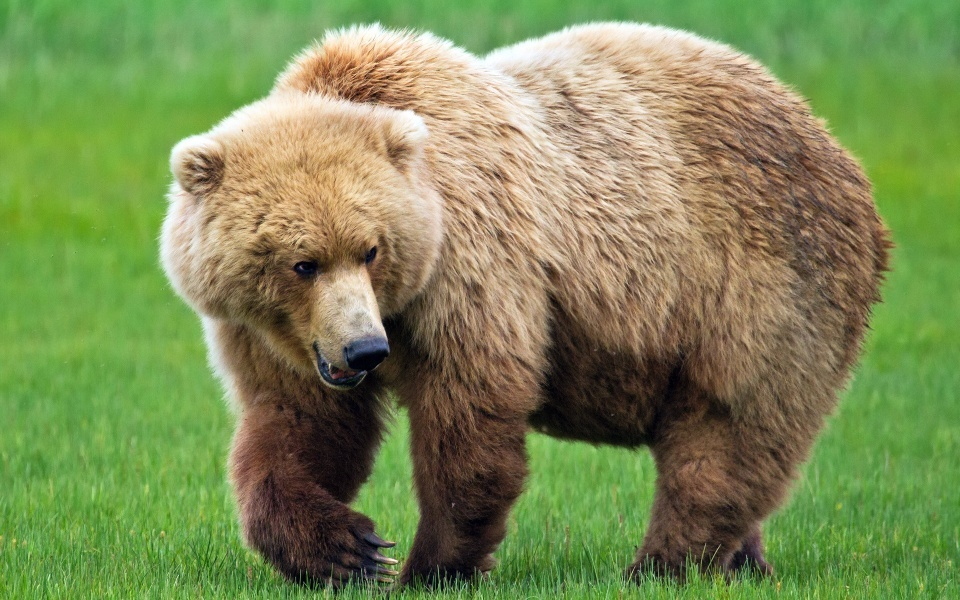
#> input picture Code/day1/bear.jpg, 960 x 600 px, given in place of the camera
$ python main.py
#> lines starting #> are read from the running program, lines starting #| are printed output that depends on the picture; after the words box and inside, x2 and y2 are one past the last pixel; in counts of white or black regions, pixels touching at a corner belong together
### Code/day2/util.py
import numpy as np
import cv2


def get_limits(color):
    c=np.uint8([[color]])
    hsvC=cv2.cvtColor(c,cv2.COLOR_BGR2HSV)

    lowerLimit=hsvC[0][0][0]-10,100,100
    upperLimit=hsvC[0][0][0]+10,255,255

    lowerLimit=np.array(lowerLimit,dtype=np.uint8)
    upperLimit=np.array(upperLimit,dtype=np.uint8)

    return lowerLimit,upperLimit

### Code/day2/main.py

import cv2
import numpy as np

from util import get_limits
from PIL import  Image
yellow=[0,255,255]#BGR

cap=cv2.VideoCapture(0)

while True:
    ret,frame=cap.read()
#> frame is the input picture: shape (600, 960, 3); mean B, G, R 85, 137.8, 123.6

    hsvImage=cv2.cvtColor(frame,cv2.COLOR_BGR2HSV)
#> hsvImage: shape (600, 960, 3); mean H, S, V 35, 113.6, 149.7

    lowerLimit,upperLimit=get_limits(color=yellow)

    mask=cv2.inRange(hsvImage,lowerLimit,upperLimit)
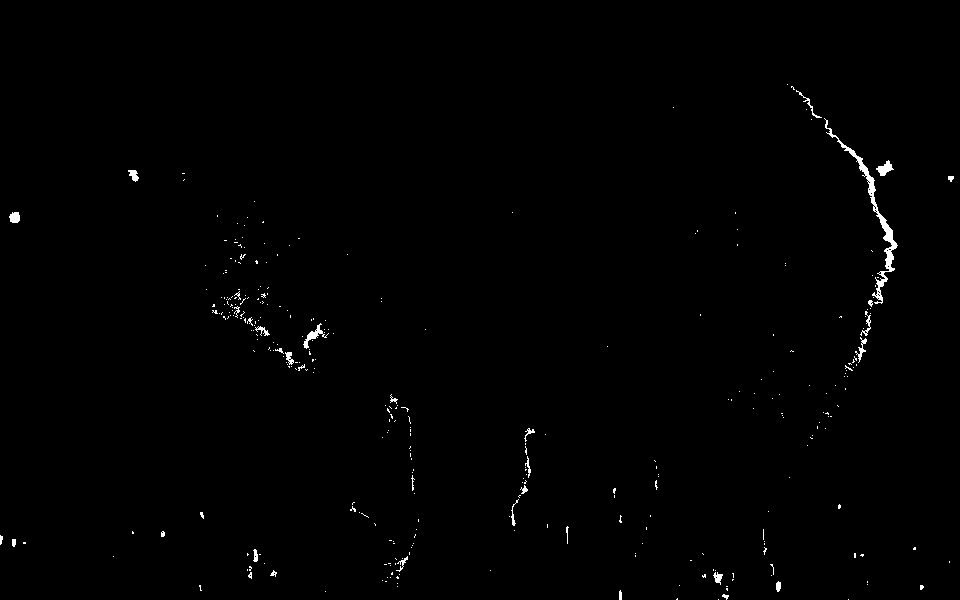
#> mask: shape (600, 960); 0.61% white; 333 white regions (301 under 20 px), largest, box (x1, y1, x2, y2) and area: (824, 118, 898, 304) 1036, (303, 323, 329, 349) 167, (876, 160, 894, 176) 141
    if np.any(mask!=0):
        print(mask)
#> (printed output is left out)
    # [7 lines of commented-out code are left out]

    mask = cv2.erode(mask, None, iterations=2)
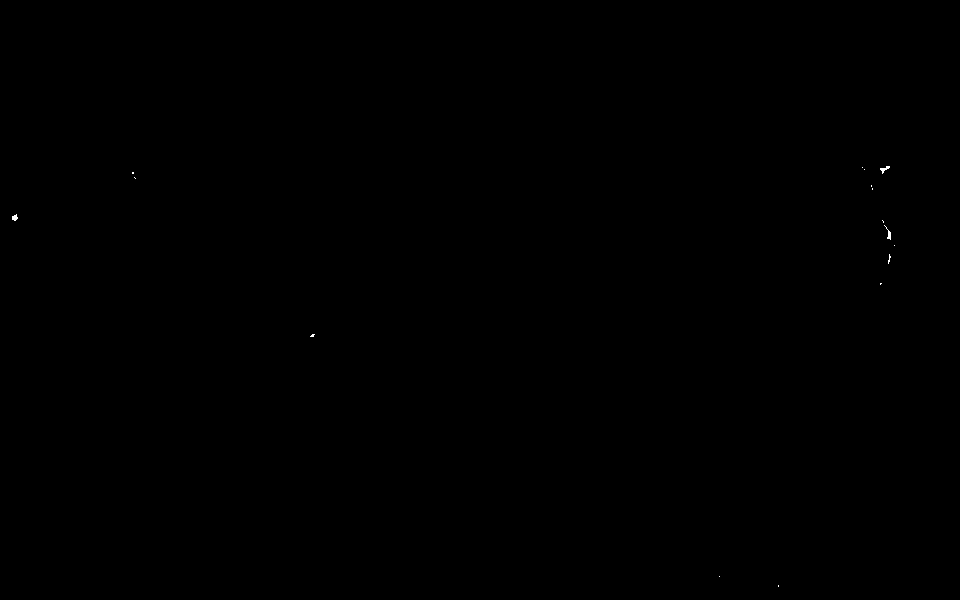
#> mask: shape (600, 960); 0.02% white in thin lines or dots, all inside (x1, y1, x2, y2) = (12, 166, 895, 587)
    #ERODE函数解释：None默认采用opencv3*3的判断窗口，即每次判断3*3大小的像素（就是9个像素点），根据外围8个来判断中心是置为0还是1（白），
    # 只有其余全为1，中心才为1，否则就置为0.
    # iterations表示这个判断窗口在全局遍历次数，一般1-2次

    mask = cv2.dilate(mask, None, iterations=2)
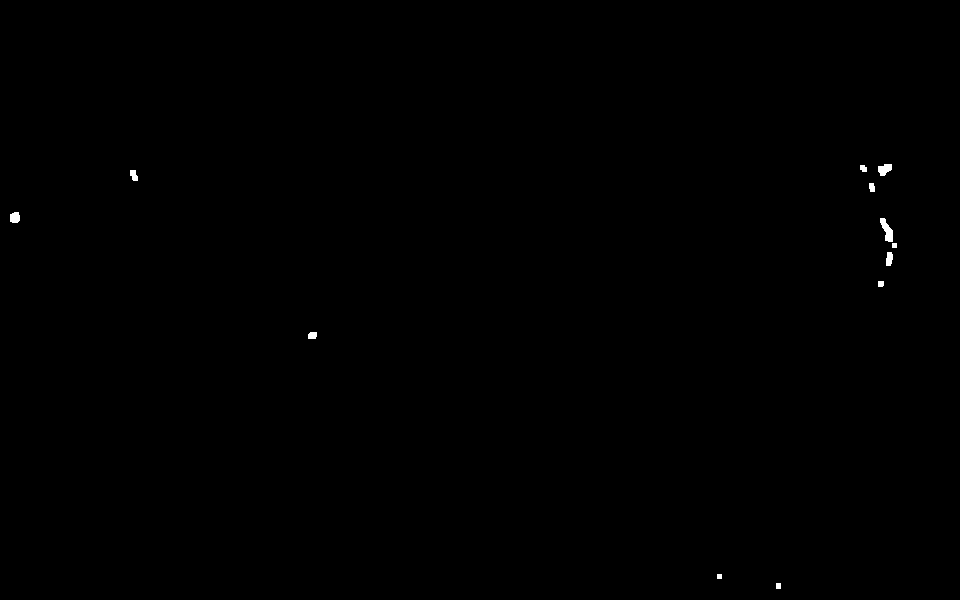
#> mask: shape (600, 960); 0.14% white; 12 white regions
    # dilate函数解释：类似于erode，其余八个只要有一个为白，中心就置为白色1
    contours, _ = cv2.findContours(mask, cv2.RETR_EXTERNAL, cv2.CHAIN_APPROX_SIMPLE)
#> contours = 12 contours, 2 with area under 20; largest, box (x1, y1, x2, y2) and area: (880, 218, 893, 242) 142, (878, 164, 892, 176) 100, (10, 212, 20, 223) 79, (886, 252, 893, 266) 64, (130, 170, 138, 181) 50

    for contour in contours:
        # 过滤掉太小的噪点（比如背景里的黄色杂色）
        if cv2.contourArea(contour) < 400:
            continue

        # 获取外接矩形 (x, y, w, h)
        x, y, w, h = cv2.boundingRect(contour)

        # 画框
        cv2.rectangle(frame, (x, y), (x + w, y + h), (0, 255, 0), 5)
#> this loop made 12 passes
#> contour on passes 1, 2, 6: [[776, 583], [776, 588], [780, 588], [780, 583]], [[717, 574], [717, 578], [721, 578], [721, 574]], [[892, 243], [892, 247], [896, 247], [896, 243]]
    print(frame.shape)
#| (600, 960, 3)
    cv2.putText(frame, 'this is yyf', (20, 100), cv2.FONT_HERSHEY_TRIPLEX, 2, (255, 0, 255), 2)
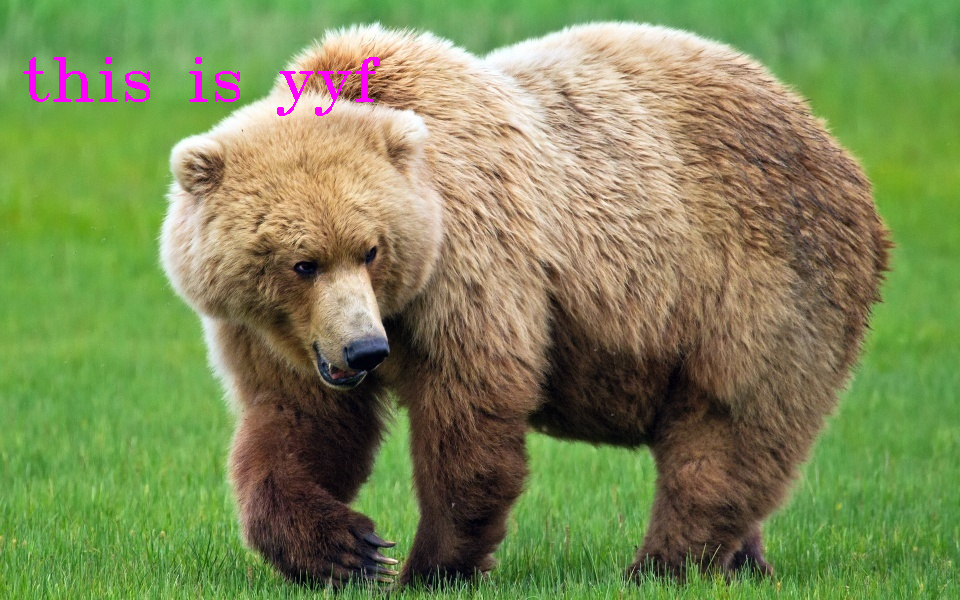
#> frame: shape (600, 960, 3); 0.64% of pixels changed, all inside (x1, y1, x2, y2) = (23, 57, 380, 116)
    cv2.imshow('frame',frame)

    if cv2.waitKey(1) & 0xff==ord('q'):
#> (key q is pressed here)
        break

cap.release()
cv2.destroyAllWindows()
